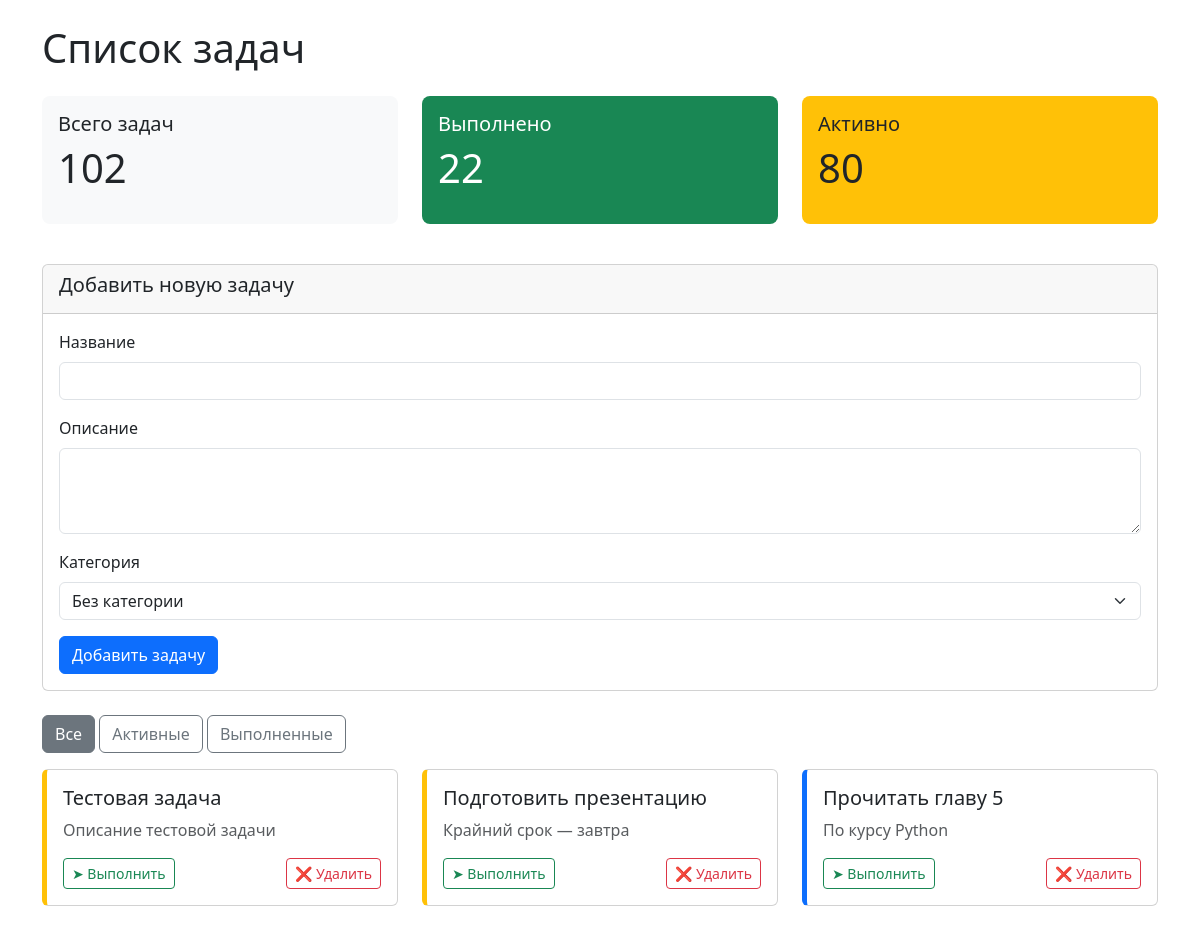
Before: / (upper part) with the older database file.
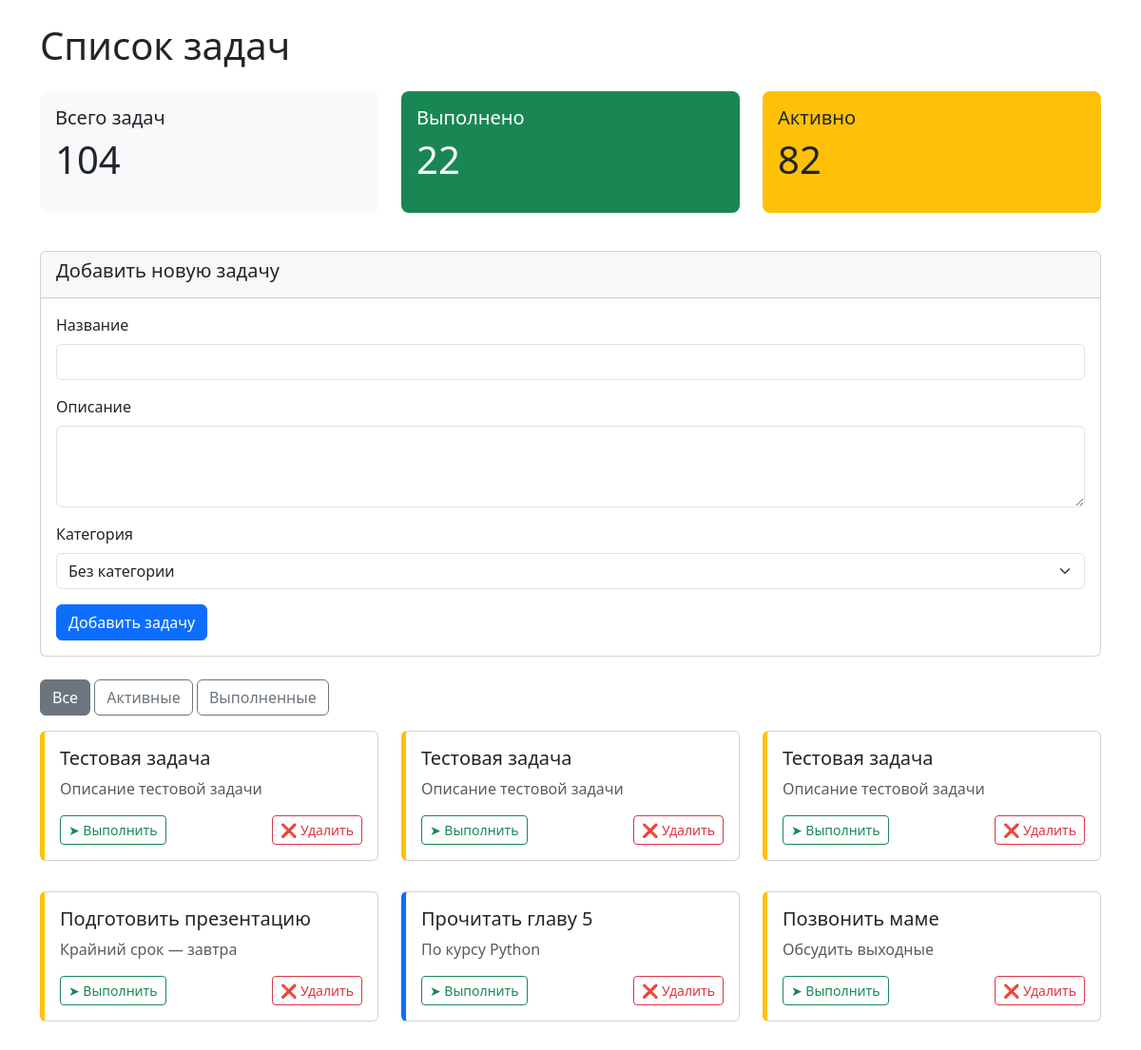
After: the same page with the newer database file.
### tables this page shows
CREATE TABLE tasks (
            id INTEGER PRIMARY KEY AUTOINCREMENT,
            title TEXT NOT NULL,
            description TEXT,
            category_id INTEGER,
            status TEXT DEFAULT 'pending',
            created_at TIMESTAMP DEFAULT CURRENT_TIMESTAMP,
            FOREIGN KEY (category_id) REFERENCES categories (id) ON DELETE SET NULL
        );

### src/backend/app.py (the view, shortened to what this page needs)
@app.route('/')
def index():
    conn = get_db_connection()
    filter_param = request.args.get('filter', 'all')
    categories = conn.execute("SELECT * FROM categories").fetchall()
    if filter_param == 'active':
        tasks = conn.execute("""
            SELECT t.id, t.title, t.description, t.status, t.created_at,
                   c.id as category_id, c.name as category_name
            FROM tasks t
            LEFT JOIN categories c ON t.category_id = c.id
            WHERE t.status != 'completed'
            ORDER BY t.created_at DESC
        """).fetchall()
    else:
        tasks = conn.execute("""
            SELECT t.id, t.title, t.description, t.status, t.created_at,
                   c.id as category_id, c.name as category_name
            FROM tasks t
            LEFT JOIN categories c ON t.category_id = c.id
            ORDER BY t.created_at DESC
        """).fetchall()
    total = len(tasks)
    completed = len([t for t in tasks if t['status'] == 'completed'])
    active = total - completed
    conn.close()
    return render_template(
        'tasks_list.html',
        tasks=tasks,
        categories=categories,
        total_tasks=total,
        completed_tasks=completed,
        active_tasks=active,
        filter=filter_param
    )

### src/backend/app.py (called while the page is built)
def get_db_connection():
    conn = sqlite3.connect(DATABASE_PATH)
    conn.row_factory = sqlite3.Row
    return conn

### src/backend/templates/tasks_list.html (shortened to what this page needs)
{% extends "base.html" %}
{% block header %}Список задач{% endblock %}
{% block content %}
    <div class="row mb-4">
        <div class="col-md-4">
            <div class="stat-box bg-light">
                <h5>Всего задач</h5>
                <p class="display-6">{{ total_tasks }}</p>
            </div>
        </div>
        <div class="col-md-4">
            <div class="stat-box bg-success text-white">
                <h5>Выполнено</h5>
                <p class="display-6">{{ completed_tasks }}</p>
            </div>
        </div>
        <div class="col-md-4">
            <div class="stat-box bg-warning">
                <h5>Активно</h5>
                <p class="display-6">{{ active_tasks }}</p>
            </div>
        </div>
    </div>
    <div class="card mb-4">
        <div class="card-header">
            <h5>Добавить новую задачу</h5>
        </div>
        <div class="card-body">
            <form method="POST" action="/tasks">
                <div class="mb-3">
                    <label for="title" class="form-label">Название</label>
                    <input type="text" class="form-control" id="title" name="title" required>
                </div>
                <div class="mb-3">
                    <label for="description" class="form-label">Описание</label>
                    <textarea class="form-control" id="description" name="description" rows="3"></textarea>
                </div>
                <div class="mb-3">
                    <label for="category_id" class="form-label">Категория</label>
                    <select class="form-select" id="category_id" name="category_id">
                        <option value="">Без категории</option>
                    </select>
                </div>
                <button type="submit" class="btn btn-primary">Добавить задачу</button>
            </form>
        </div>
    </div>
    <div class="mb-3">
        <a href="/" class="btn btn-outline-secondary {% if filter == 'all' %}active{% endif %}">Все</a>
        <a href="/?filter=active" class="btn btn-outline-secondary {% if filter == 'active' %}active{% endif %}">Активные</a>
        <a href="/?filter=completed" class="btn btn-outline-secondary {% if filter == 'completed' %}active{% endif %}">Выполненные</a>
    </div>
    <div class="row">
        {% for task in tasks %}
            <div class="col-md-6 col-lg-4 mb-3">
                <div class="card task-card status-{{ task.status }}">
                    <div class="card-body">
                        <h5 class="card-title">{{ task.title }}</h5>
                        {% if task.description %}
                            <p class="card-text text-muted">{{ task.description }}</p>
                        {% endif %}
                        <div class="mt-3 d-flex justify-content-between">
                            <form method="POST" action="/tasks/{{ task.id }}/toggle" style="display:inline;">
                                <button type="submit" class="btn btn-sm {% if task.status == 'completed' %}btn-success{% else %}btn-outline-success{% endif %}">
                                    {% if task.status == 'completed' %}✓ Выполнено{% else %}➤ Выполнить{% endif %}
                                </button>
                            </form>
                            <form method="POST" action="/tasks/{{ task.id }}/delete" style="display:inline;">
                                <button type="submit" class="btn btn-sm btn-outline-danger" onclick="return confirm('Удалить задачу?')">
                                    ❌ Удалить
                                </button>
                            </form>
                        </div>
                    </div>
                </div>
            </div>
        {% endfor %}
    </div>
{% endblock %}

### src/backend/templates/base.html (shortened to what this page needs)
<!DOCTYPE html>
<html lang="ru">
<head>
    <link href="https://cdn.jsdelivr.net/npm/bootstrap@5.3.0/dist/css/bootstrap.min.css" rel="stylesheet">
</head>
<body>
    <div class="container mt-4">
        <h1 class="mb-4">{% block header %}{% endblock %}</h1>
        {% block content %}{% endblock %}
    </div>
</body>
</html>

### src/backend/templates/base.html (style rules this page uses)
.task-card { margin-bottom: 1rem; border-left-width: 5px; }
.status-pending { border-left-color: #ffc107; }
.status-in_progress { border-left-color: #0d6efd; }
.stat-box { padding: 1rem; border-radius: 0.5rem; margin-bottom: 1rem; }

Changed rows visible on the page:
added tasks: title "Тестовая задача", description "Описание тестовой задачи", status "➤ Выполнить"
added tasks: title "Тестовая задача", description "Описание тестовой задачи", status "➤ Выполнить"
now on this page (row unchanged): tasks: title "Позвонить маме", description "Обсудить выходные", status "➤ Выполнить"
Other visible differences:
{{ total_tasks }}: "102" → "104"
{{ active_tasks }}: "80" → "82"
